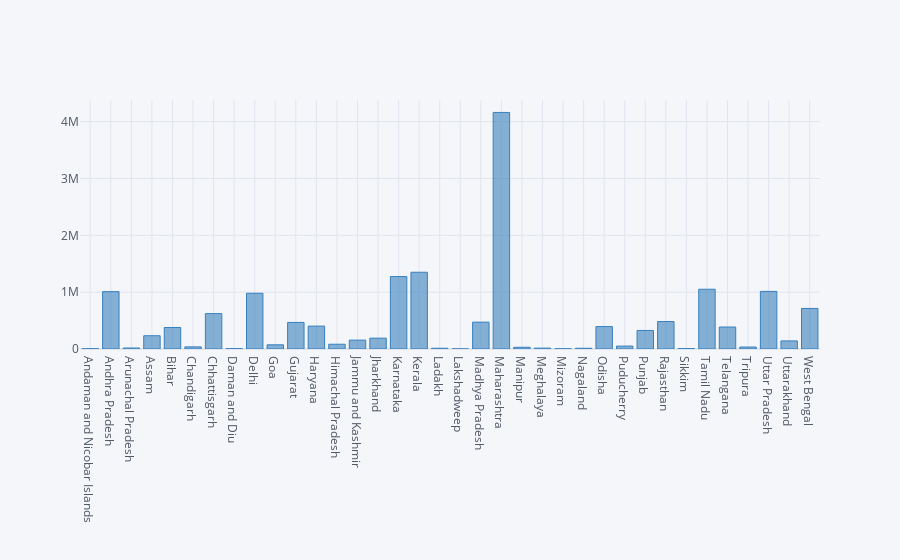

Notebook code cell kept with this figure:
### Code cell
india_df.iplot(kind='bar',x='Province_State',y='Confirmed', colors = 'Blue')

### Figure 1 — Plotly figure (JSON) as saved in the notebook; plotly's stock layout.template omitted (floating-point values rounded to 4 significant figures)
{"data": [{"marker": {"color": "rgba(55, 128, 191, 0.6)", "line": {"color": "rgba(55, 128, 191, 1.0)", "width": 1}}, "name": "Confirmed", "orientation": "v", "text": "", "type": "bar", "x": ["Andaman and Nicobar Islands", "Andhra Pradesh", "Arunachal Pradesh", "Assam", "Bihar", "Chandigarh", "Chhattisgarh", "Daman and Diu", "Delhi", "Goa", "Gujarat", "Haryana", "Himachal Pradesh", "Jammu and Kashmir", "Jharkhand", "Karnataka", "Kerala", "Ladakh", "Lakshadweep", "Madhya Pradesh", "Maharashtra", "Manipur", "Meghalaya", "Mizoram", "Nagaland", "Odisha", "Puducherry", "Punjab", "Rajasthan", "Sikkim", "Tamil Nadu", "Telangana", "Tripura", "Uttar Pradesh", "Uttarakhand", "West Bengal"], "y": [5569, 1009228, 17430, 233453, 378442, 37232, 622965, 6142, 980679, 73644, 467640, 402843, 84065, 156344, 190692, 1274959, 1350501, 13089, 1805, 472785, 4161676, 30151, 15631, 5283, 12889, 394694, 51372, 326447, 483273, 7037, 1051487, 387106, 34429, 1013370, 142349, 713780]}], "layout": {"legend": {"bgcolor": "#F5F6F9", "font": {"color": "#4D5663"}}, "paper_bgcolor": "#F5F6F9", "plot_bgcolor": "#F5F6F9", "title": {"font": {"color": "#4D5663"}}, "xaxis": {"gridcolor": "#E1E5ED", "showgrid": true, "tickfont": {"color": "#4D5663"}, "title": {"font": {"color": "#4D5663"}, "text": ""}, "zerolinecolor": "#E1E5ED"}, "yaxis": {"gridcolor": "#E1E5ED", "showgrid": true, "tickfont": {"color": "#4D5663"}, "title": {"font": {"color": "#4D5663"}, "text": ""}, "zerolinecolor": "#E1E5ED"}}}
